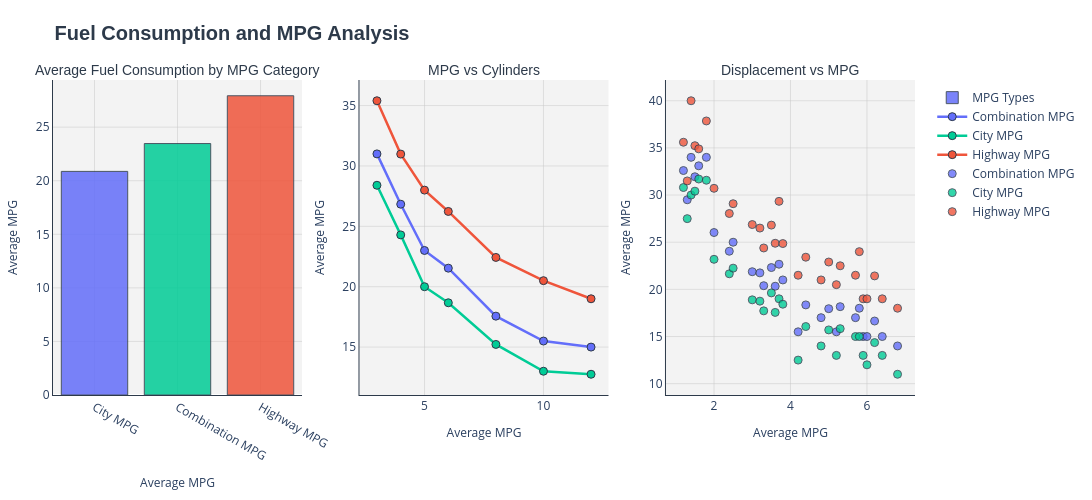

This figure's notebook cell:
### Markdown cell above
---

### Code cell
# Calculate the average for each column
fuel_consumption = {
    'City MPG': df['city_mpg'].mean(),
    'Combination MPG': df['combination_mpg'].mean(),
    'Highway MPG': df['highway_mpg'].mean()
}

# Create subplots (1 row, 3 columns)
fig = make_subplots(
    rows=1, cols=3,
    subplot_titles=('Average Fuel Consumption by MPG Category', 'MPG vs Cylinders', 'Displacement vs MPG'),
    specs=[[{"type": "bar"}, {"type": "scatter"}, {"type": "scatter"}]]
)

# First subplot: Bar plot of average MPG by category
fig.add_trace(go.Bar(
    x=list(fuel_consumption.keys()), 
    y=list(fuel_consumption.values()), 
    marker=dict(color=['#636EFA', '#00CC96', '#EF553B'], line=dict(color='#2D3A4A', width=1)),
    opacity=0.85, name='MPG Types'
), row=1, col=1)

# Second subplot: Line plot of MPG vs cylinders
mpg_by_cylinders = df.groupby('cylinders')[['combination_mpg', 'city_mpg', 'highway_mpg']].mean().reset_index()
for col, label, color in zip(['combination_mpg', 'city_mpg', 'highway_mpg'], 
                             ['Combination MPG', 'City MPG', 'Highway MPG'], 
                             ['#636EFA', '#00CC96', '#EF553B']):
    fig.add_trace(go.Scatter(
        x=mpg_by_cylinders['cylinders'], y=mpg_by_cylinders[col], 
        mode='lines+markers', name=label, line=dict(width=2.5),
        marker=dict(size=8, color=color, line=dict(width=1, color='#2D3A4A'))
    ), row=1, col=2)

# Third subplot: Scatter plot of displacement vs MPG
disp_group = df.groupby('displacement')[['combination_mpg', 'city_mpg', 'highway_mpg']].mean().reset_index()
for col, label, color in zip(['combination_mpg', 'city_mpg', 'highway_mpg'], 
                             ['Combination MPG', 'City MPG', 'Highway MPG'], 
                             ['#636EFA', '#00CC96', '#EF553B']):
    fig.add_trace(go.Scatter(
        x=disp_group['displacement'], y=disp_group[col], mode='markers', name=label, 
        marker=dict(size=8, color=color, opacity=0.8, line=dict(width=1, color='#2D3A4A'))
    ), row=1, col=3)

# Update layout with axis labels, legend, and styling
fig.update_layout(
    height=500, width=1400, title_text="<b>Fuel Consumption and MPG Analysis</b>", 
    title_font=dict(size=20, family='Arial', color='#2D3A4A'), showlegend=True, 
    plot_bgcolor='rgba(240,240,240,0.8)', paper_bgcolor='white', 
    legend=dict(orientation="v", yanchor="top", y=0.99, xanchor="left", x=1.02), 
    margin=dict(l=50, r=150, t=80, b=50)
)

# Axis updates
for axis, title in zip(['x', 'y'], ['MPG Category', 'Average MPG', 'Number of Cylinders', 'MPG', 'Engine Displacement', 'MPG']):
    fig.update_xaxes(title_text=title, showgrid=True, gridwidth=1, gridcolor='rgba(200,200,200,0.5)', linecolor='#2D3A4A', title_font=dict(size=12))
    fig.update_yaxes(title_text=title, showgrid=True, gridwidth=1, gridcolor='rgba(200,200,200,0.5)', linecolor='#2D3A4A', title_font=dict(size=12))

# Style subplot titles
for annotation in fig['layout']['annotations']:
    annotation['font'] = dict(size=14, family='Arial', color='#2D3A4A')

fig.show()

### Figure 1 — Plotly figure (JSON) as saved in the notebook; plotly's stock layout.template omitted (floating-point values rounded to 4 significant figures)
{"data": [{"marker": {"color": ["#636EFA", "#00CC96", "#EF553B"], "line": {"color": "#2D3A4A", "width": 1}}, "name": "MPG Types", "opacity": 0.85, "type": "bar", "x": ["City MPG", "Combination MPG", "Highway MPG"], "xaxis": "x", "y": [20.87, 23.47, 27.93], "yaxis": "y"}, {"line": {"width": 2.5}, "marker": {"color": "#636EFA", "line": {"color": "#2D3A4A", "width": 1}, "size": 8}, "mode": "lines+markers", "name": "Combination MPG", "type": "scatter", "x": [3.0, 4.0, 5.0, 6.0, 8.0, 10.0, 12.0], "xaxis": "x2", "y": [31.0, 26.83, 23.0, 21.54, 17.56, 15.5, 15.0], "yaxis": "y2"}, {"line": {"width": 2.5}, "marker": {"color": "#00CC96", "line": {"color": "#2D3A4A", "width": 1}, "size": 8}, "mode": "lines+markers", "name": "City MPG", "type": "scatter", "x": [3.0, 4.0, 5.0, 6.0, 8.0, 10.0, 12.0], "xaxis": "x2", "y": [28.4, 24.29, 20.0, 18.67, 15.22, 13.0, 12.75], "yaxis": "y2"}, {"line": {"width": 2.5}, "marker": {"color": "#EF553B", "line": {"color": "#2D3A4A", "width": 1}, "size": 8}, "mode": "lines+markers", "name": "Highway MPG", "type": "scatter", "x": [3.0, 4.0, 5.0, 6.0, 8.0, 10.0, 12.0], "xaxis": "x2", "y": [35.4, 30.98, 28.0, 26.23, 22.42, 20.5, 19.0], "yaxis": "y2"}, {"marker": {"color": "#636EFA", "line": {"color": "#2D3A4A", "width": 1}, "opacity": 0.8, "size": 8}, "mode": "markers", "name": "Combination MPG", "type": "scatter", "x": [1.2, 1.3, 1.4, 1.5, 1.6, 1.8, 2.0, 2.4, 2.5, 3.0, 3.2, 3.3, 3.5, 3.6, 3.7, 3.8, 4.2, 4.4, 4.8, 5.0, 5.2, 5.3, 5.7, 5.8, 5.9, 6.0, 6.2, 6.4, 6.8], "xaxis": "x3", "y": [32.6, 29.5, 34.0, 31.94, 33.1, 34.0, 26.03, 24.04, 25.0, 21.87, 21.75, 20.39, 22.31, 20.33, 22.67, 21.0, 15.5, 18.35, 17.0, 17.95, 15.5, 18.17, 17.0, 18.0, 15.0, 15.0, 16.64, 15.0, 14.0], "yaxis": "y3"}, {"marker": {"color": "#00CC96", "line": {"color": "#2D3A4A", "width": 1}, "opacity": 0.8, "size": 8}, "mode": "markers", "name": "City MPG", "type": "scatter", "x": [1.2, 1.3, 1.4, 1.5, 1.6, 1.8, 2.0, 2.4, 2.5, 3.0, 3.2, 3.3, 3.5, 3.6, 3.7, 3.8, 4.2, 4.4, 4.8, 5.0, 5.2, 5.3, 5.7, 5.8, 5.9, 6.0, 6.2, 6.4, 6.8], "xaxis": "x3", "y": [30.8, 27.5, 30.0, 30.41, 31.7, 31.57, 23.19, 21.65, 22.25, 18.89, 18.75, 17.72, 19.62, 17.56, 19.0, 18.43, 12.5, 16.06, 14.0, 15.7, 13.0, 15.83, 15.0, 15.0, 13.0, 12.0, 14.36, 13.0, 11.0], "yaxis": "y3"}, {"marker": {"color": "#EF553B", "line": {"color": "#2D3A4A", "width": 1}, "opacity": 0.8, "size": 8}, "mode": "markers", "name": "Highway MPG", "type": "scatter", "x": [1.2, 1.3, 1.4, 1.5, 1.6, 1.8, 2.0, 2.4, 2.5, 3.0, 3.2, 3.3, 3.5, 3.6, 3.7, 3.8, 4.2, 4.4, 4.8, 5.0, 5.2, 5.3, 5.7, 5.8, 5.9, 6.0, 6.2, 6.4, 6.8], "xaxis": "x3", "y": [35.6, 31.5, 40.0, 35.24, 34.9, 37.86, 30.72, 28.04, 29.08, 26.87, 26.5, 24.39, 26.81, 24.89, 29.33, 24.86, 21.5, 23.41, 21.0, 22.9, 20.5, 22.5, 21.5, 24.0, 19.0, 19.0, 21.43, 19.0, 18.0], "yaxis": "y3"}], "layout": {"annotations": [{"font": {"color": "#2D3A4A", "family": "Arial", "size": 14}, "showarrow": false, "text": "Average Fuel Consumption by MPG Category", "x": 0.1444, "xanchor": "center", "xref": "paper", "y": 1, "yanchor": "bottom", "yref": "paper"}, {"font": {"color": "#2D3A4A", "family": "Arial", "size": 14}, "showarrow": false, "text": "MPG vs Cylinders", "x": 0.5, "xanchor": "center", "xref": "paper", "y": 1, "yanchor": "bottom", "yref": "paper"}, {"font": {"color": "#2D3A4A", "family": "Arial", "size": 14}, "showarrow": false, "text": "Displacement vs MPG", "x": 0.8556, "xanchor": "center", "xref": "paper", "y": 1, "yanchor": "bottom", "yref": "paper"}], "height": 500, "legend": {"orientation": "v", "x": 1.02, "xanchor": "left", "y": 0.99, "yanchor": "top"}, "margin": {"b": 50, "l": 50, "r": 150, "t": 80}, "paper_bgcolor": "white", "plot_bgcolor": "rgba(240,240,240,0.8)", "showlegend": true, "title": {"font": {"color": "#2D3A4A", "family": "Arial", "size": 20}, "text": "<b>Fuel Consumption and MPG Analysis</b>"}, "width": 1400, "xaxis": {"anchor": "y", "domain": [0, 0.2889], "gridcolor": "rgba(200,200,200,0.5)", "gridwidth": 1, "linecolor": "#2D3A4A", "showgrid": true, "title": {"font": {"size": 12}, "text": "Average MPG"}}, "xaxis2": {"anchor": "y2", "domain": [0.3556, 0.6444], "gridcolor": "rgba(200,200,200,0.5)", "gridwidth": 1, "linecolor": "#2D3A4A", "showgrid": true, "title": {"font": {"size": 12}, "text": "Average MPG"}}, "xaxis3": {"anchor": "y3", "domain": [0.7111, 1], "gridcolor": "rgba(200,200,200,0.5)", "gridwidth": 1, "linecolor": "#2D3A4A", "showgrid": true, "title": {"font": {"size": 12}, "text": "Average MPG"}}, "yaxis": {"anchor": "x", "domain": [0, 1], "gridcolor": "rgba(200,200,200,0.5)", "gridwidth": 1, "linecolor": "#2D3A4A", "showgrid": true, "title": {"font": {"size": 12}, "text": "Average MPG"}}, "yaxis2": {"anchor": "x2", "domain": [0, 1], "gridcolor": "rgba(200,200,200,0.5)", "gridwidth": 1, "linecolor": "#2D3A4A", "showgrid": true, "title": {"font": {"size": 12}, "text": "Average MPG"}}, "yaxis3": {"anchor": "x3", "domain": [0, 1], "gridcolor": "rgba(200,200,200,0.5)", "gridwidth": 1, "linecolor": "#2D3A4A", "showgrid": true, "title": {"font": {"size": 12}, "text": "Average MPG"}}}}
